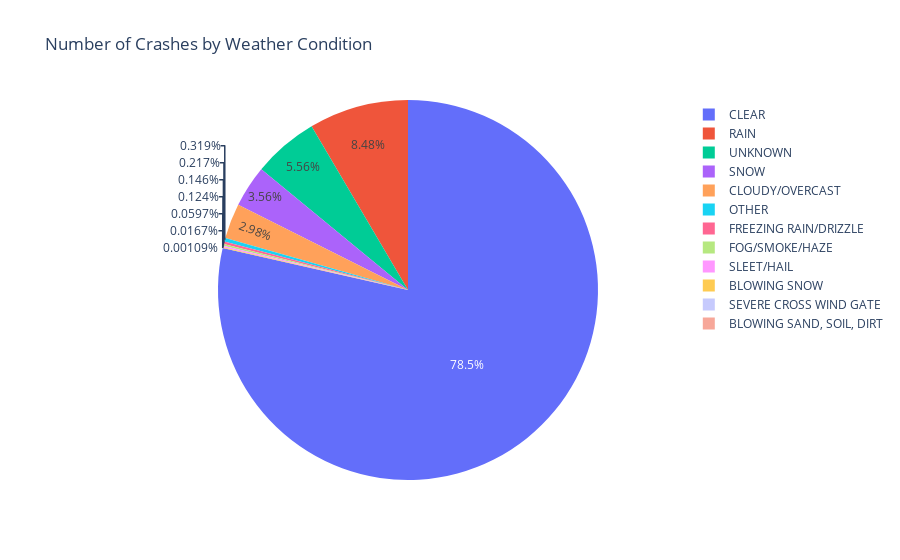

Write notebook code for a chart like this one.
### Code cell
# Filter the data to include only crashes with weather data
crashes_with_weather = df[df['WEATHER_CONDITION'] != 'No Information']

# Get the counts of crashes for each weather condition
weather_counts = crashes_with_weather['WEATHER_CONDITION'].value_counts()

# Create the pie chart
fig = px.pie(weather_counts,
             names=weather_counts.index,
             values=weather_counts.values,
             title='Number of Crashes by Weather Condition',
             )

# Show the chart
fig.show()

### Figure 1 — Plotly figure (JSON) as saved in the notebook; plotly's stock layout.template omitted (floating-point values rounded to 4 significant figures)
{"data": [{"domain": {"x": [0, 1], "y": [0, 1]}, "hovertemplate": "WEATHER_CONDITION=%{label}<br>value=%{value}<extra></extra>", "labels": ["CLEAR", "RAIN", "UNKNOWN", "SNOW", "CLOUDY/OVERCAST", "OTHER", "FREEZING RAIN/DRIZZLE", "FOG/SMOKE/HAZE", "SLEET/HAIL", "BLOWING SNOW", "SEVERE CROSS WIND GATE", "BLOWING SAND, SOIL, DIRT"], "legendgroup": "", "name": "", "showlegend": true, "type": "pie", "values": [503486, 54333, 35675, 22818, 19092, 2043, 1394, 936, 795, 383, 107, 7]}], "layout": {"legend": {"tracegroupgap": 0}, "title": {"text": "Number of Crashes by Weather Condition"}}}
